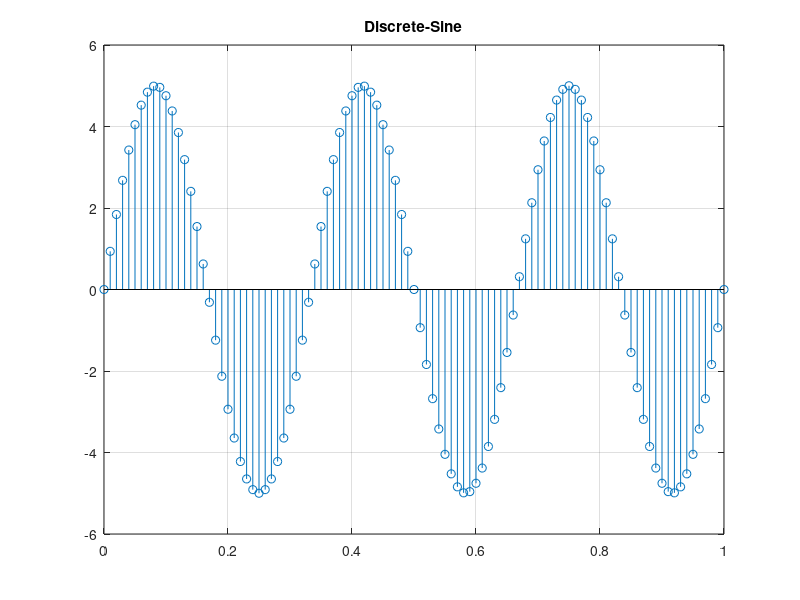

Write MATLAB code to recreate this figure.
clc
clear all
close all
a=5;
f=3;
t=0:0.01:1;
y=a*sin(2*pi*f*t);
stem(t,y);
xlabel=('time');
ylabel=('amplitude');
title('Discrete-Sine');
grid on;
